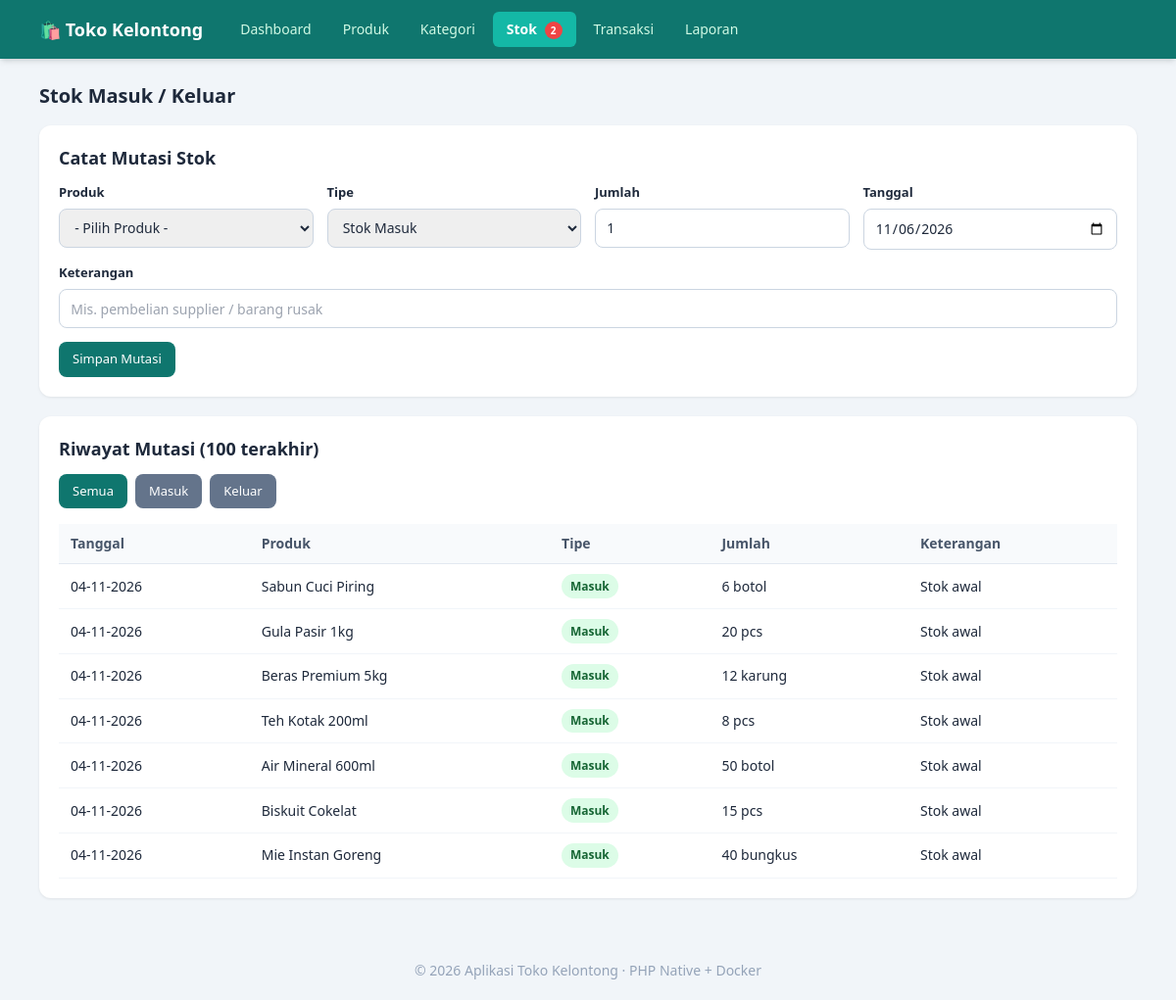
Before: /stok.php with the older database file.
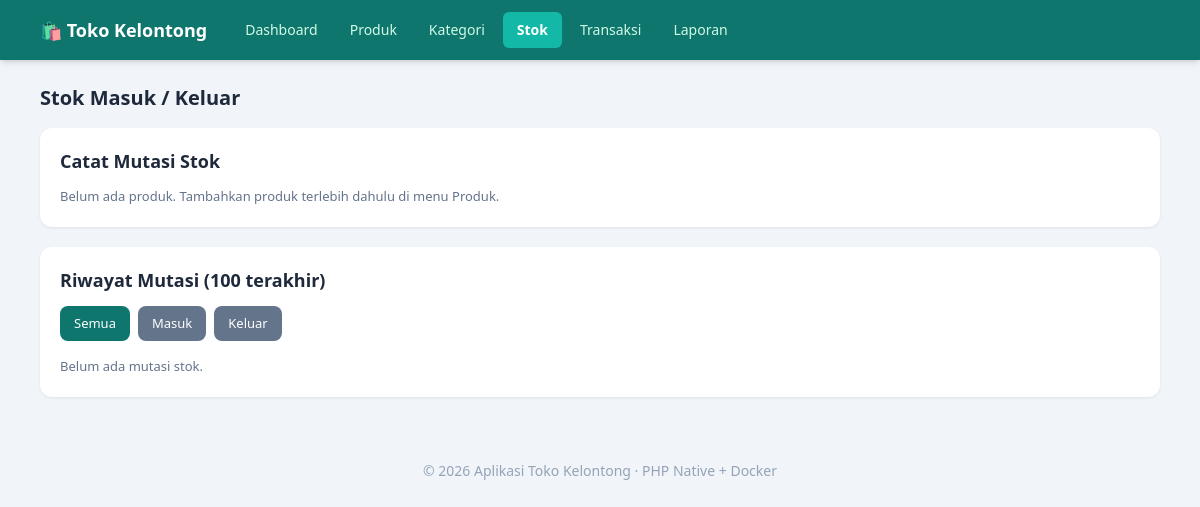
After: the same page with the newer database file.
### tables this page shows
CREATE TABLE stok_mutasi (
  id INT AUTO_INCREMENT PRIMARY KEY,
  produk_id INT NOT NULL,
  tipe ENUM('masuk','keluar') NOT NULL,
  jumlah INT NOT NULL,
  keterangan VARCHAR(255) NULL,
  tanggal DATE NOT NULL,
  created_at TIMESTAMP DEFAULT CURRENT_TIMESTAMP,
  CONSTRAINT fk_mutasi_produk FOREIGN KEY (produk_id) REFERENCES produk(id) ON DELETE CASCADE
);

CREATE TABLE produk (
  id INT AUTO_INCREMENT PRIMARY KEY,
  kode VARCHAR(50) NOT NULL UNIQUE,
  nama VARCHAR(150) NOT NULL,
  harga DECIMAL(12,2) NOT NULL DEFAULT 0,
  satuan VARCHAR(30) NOT NULL DEFAULT 'pcs',
  kategori_id INT NULL,
  stok INT NOT NULL DEFAULT 0,
  stok_minimum INT NOT NULL DEFAULT 5,
  created_at TIMESTAMP DEFAULT CURRENT_TIMESTAMP,
  CONSTRAINT fk_produk_kategori FOREIGN KEY (kategori_id) REFERENCES kategori(id) ON DELETE SET NULL
);

### config.php (called while the page is built, shortened)
<?php
function db(): PDO
{
    static $pdo = null;
    if ($pdo === null) {
        $dsn = 'mysql:host=' . DB_HOST . ';dbname=' . DB_NAME . ';charset=utf8mb4';
        try {
            $pdo = new PDO($dsn, DB_USER, DB_PASS, [
                PDO::ATTR_ERRMODE => PDO::ERRMODE_EXCEPTION,
                PDO::ATTR_DEFAULT_FETCH_MODE => PDO::FETCH_ASSOC,
                PDO::ATTR_EMULATE_PREPARES => false,
            ]);
        } catch (PDOException $e) {
            error_log('Koneksi database gagal: ' . $e->getMessage());
            http_response_code(500);
            die('Koneksi database gagal. Silakan hubungi administrator.');
        }
    }
    return $pdo;
}
function e($str): string
{
    return htmlspecialchars((string)$str, ENT_QUOTES, 'UTF-8');
}
function ambil_produk(?string $cari = null): array
{
    $sql = 'SELECT p.*, k.nama AS kategori_nama
            FROM produk p
            LEFT JOIN kategori k ON k.id = p.kategori_id';
    $sql .= ' ORDER BY p.nama';
    $stmt = db()->prepare($sql);
    $stmt->execute();
    return $stmt->fetchAll();
}
function produk_stok_menipis(): array
{
    return db()->query('SELECT p.*, k.nama AS kategori_nama
                        FROM produk p
                        LEFT JOIN kategori k ON k.id = p.kategori_id
                        WHERE p.stok <= p.stok_minimum
                        ORDER BY p.stok ASC')->fetchAll();
}

### stok.php (the view, shortened to what the changed rows need)
<?php
require_once __DIR__ . '/config.php';
$produkList = ambil_produk();
$filterTipe = $_GET['tipe'] ?? '';
$sql = 'SELECT m.*, p.nama AS produk_nama, p.satuan
        FROM stok_mutasi m
        JOIN produk p ON p.id = m.produk_id';
$params = [];
$sql .= ' ORDER BY m.tanggal DESC, m.id DESC LIMIT 100';
$stmt = db()->prepare($sql);
$stmt->execute($params);
$mutasi = $stmt->fetchAll();
require_once __DIR__ . '/header.php';
?>
<h2 class="text-xl font-bold mb-4">Stok Masuk / Keluar</h2>
<div class="card">
  <h2>Catat Mutasi Stok</h2>
  <?php if ($produkList): ?>
  <form method="post" action="stok.php">
    <div class="form-row">
      <div class="form-group">
        <label>Produk</label>
        <select name="produk_id" required>
          <option value="">- Pilih Produk -</option>
        </select>
      </div>
      <div class="form-group">
        <label>Tipe</label>
        <select name="tipe" required>
          <option value="masuk">Stok Masuk</option>
        </select>
      </div>
      <div class="form-group">
        <label>Jumlah</label>
        <input type="number" name="jumlah" min="1" required value="1">
      </div>
      <div class="form-group">
        <label>Tanggal</label>
        <input type="date" name="tanggal" value="<?= date('Y-m-d') ?>">
      </div>
    </div>
    <div class="form-group">
      <label>Keterangan</label>
      <input type="text" name="keterangan" placeholder="Mis. pembelian supplier / barang rusak">
    </div>
    <button class="btn" type="submit">Simpan Mutasi</button>
  </form>
  <?php else: ?>
  <p class="muted">Belum ada produk. Tambahkan produk terlebih dahulu di menu <a href="produk.php">Produk</a>.</p>
  <?php endif; ?>
</div>
<div class="card">
  <h2>Riwayat Mutasi (100 terakhir)</h2>
  <div class="flex flex-wrap gap-2 mb-4">
    <a class="btn <?= $filterTipe === '' ? '' : 'btn-secondary' ?>" href="stok.php">Semua</a>
    <a class="btn <?= $filterTipe === 'masuk' ? '' : 'btn-secondary' ?>" href="stok.php?tipe=masuk">Masuk</a>
    <a class="btn <?= $filterTipe === 'keluar' ? '' : 'btn-secondary' ?>" href="stok.php?tipe=keluar">Keluar</a>
  </div>
  <?php if ($mutasi): ?>
  <div class="overflow-x-auto">
  <table class="w-full border-collapse text-sm">
    <thead>
      <tr class="bg-slate-50 text-slate-600 text-left">
        <th class="px-3 py-2.5 border-b border-slate-200 font-semibold">Tanggal</th>
        <th class="px-3 py-2.5 border-b border-slate-200 font-semibold">Produk</th>
        <th class="px-3 py-2.5 border-b border-slate-200 font-semibold">Tipe</th>
        <th class="px-3 py-2.5 border-b border-slate-200 font-semibold">Jumlah</th>
        <th class="px-3 py-2.5 border-b border-slate-200 font-semibold">Keterangan</th>
      </tr>
    </thead>
    <tbody>
      <?php foreach ($mutasi as $m): ?>
      <tr class="hover:bg-slate-50">
        <td class="px-3 py-2.5 border-b border-slate-100"><?= e(date('d-m-Y', strtotime($m['tanggal']))) ?></td>
        <td class="px-3 py-2.5 border-b border-slate-100"><?= e($m['produk_nama']) ?></td>
        <td class="px-3 py-2.5 border-b border-slate-100">
          <?php if ($m['tipe'] === 'masuk'): ?>
            <span class="badge badge-ok">Masuk</span>
          <?php else: ?>
            <span class="badge badge-low">Keluar</span>
          <?php endif; ?>
        </td>
        <td class="px-3 py-2.5 border-b border-slate-100"><?= (int)$m['jumlah'] ?> <?= e($m['satuan']) ?></td>
        <td class="px-3 py-2.5 border-b border-slate-100"><?= e($m['keterangan'] ?? '-') ?></td>
      </tr>
      <?php endforeach; ?>
    </tbody>
  </table>
  </div>
  <?php else: ?>
  <p class="muted">Belum ada mutasi stok.</p>
  <?php endif; ?>
</div>
<?php require_once __DIR__ . '/footer.php'; ?>

### header.php (shortened to what the changed rows need)
<?php
$halaman = basename($_SERVER['PHP_SELF']);
$menu = [
    'index.php'     => 'Dashboard',
    'produk.php'    => 'Produk',
    'kategori.php'  => 'Kategori',
    'stok.php'      => 'Stok',
    'transaksi.php' => 'Transaksi',
    'laporan.php'   => 'Laporan',
];
$stokMenipisJumlah = 0;
try {
    $stokMenipisJumlah = count(produk_stok_menipis());
} catch (Throwable $ex) {
    $stokMenipisJumlah = 0;
}
?>
<!DOCTYPE html>
<html lang="id">
<head>
<script src="https://cdn.tailwindcss.com"></script>
</head>
<body class="bg-slate-100 text-slate-800 antialiased">
<header class="bg-brand text-white shadow-md">
  <div class="max-w-6xl mx-auto px-4 py-3 flex flex-wrap items-center gap-x-6 gap-y-3">
    <h1 class="text-lg font-bold flex items-center gap-2 whitespace-nowrap">&#128717; Toko Kelontong</h1>
    <nav class="flex flex-wrap items-center gap-1">
      <?php foreach ($menu as $file => $label): ?>
        <?php $aktif = $halaman === $file; ?>
        <a href="<?= e($file) ?>"
           class="px-3.5 py-2 rounded-md text-sm transition-colors relative <?= $aktif ? 'bg-brand-light text-white font-semibold' : 'text-emerald-100 hover:bg-brand-dark hover:text-white' ?>">
          <?= e($label) ?>
          <?php if ($file === 'stok.php' && $stokMenipisJumlah > 0): ?>
            <span class="ml-1 inline-flex items-center justify-center min-w-[18px] h-[18px] px-1 rounded-full bg-red-500 text-white text-[10px] font-bold align-middle"><?= $stokMenipisJumlah ?></span>
          <?php endif; ?>
        </a>
      <?php endforeach; ?>
    </nav>
  </div>
</header>
<main class="max-w-6xl mx-auto px-4 py-6">

Changed rows visible on the page:
removed stok_mutasi: tanggal "04-11-2026", produk.nama "Sabun Cuci Piring", tipe "Masuk", jumlah "6", produk.satuan "botol", keterangan "Stok awal"
removed stok_mutasi: tanggal "04-11-2026", produk.nama "Gula Pasir 1kg", tipe "Masuk", jumlah "20", produk.satuan "pcs", keterangan "Stok awal"
removed stok_mutasi: tanggal "04-11-2026", produk.nama "Beras Premium 5kg", tipe "Masuk", jumlah "12", produk.satuan "karung", keterangan "Stok awal"
removed stok_mutasi: tanggal "04-11-2026", produk.nama "Teh Kotak 200ml", tipe "Masuk", jumlah "8", produk.satuan "pcs", keterangan "Stok awal"
removed stok_mutasi: tanggal "04-11-2026", produk.nama "Air Mineral 600ml", tipe "Masuk", jumlah "50", produk.satuan "botol", keterangan "Stok awal"
removed stok_mutasi: tanggal "04-11-2026", produk.nama "Biskuit Cokelat", tipe "Masuk", jumlah "15", produk.satuan "pcs", keterangan "Stok awal"
removed stok_mutasi: tanggal "04-11-2026", produk.nama "Mie Instan Goreng", tipe "Masuk", jumlah "40", produk.satuan "bungkus", keterangan "Stok awal"
Other visible differences:
form field produk_id: "- Pilih Produk -" → (not shown)
form field tipe: "Stok Masuk" → (not shown)
form field jumlah: "1" → (not shown)
form field tanggal: "11/06/2026" → (not shown)
text no longer shown: "Tipe Jumlah Tanggal Keterangan Simpan Mutasi Tanggal Tipe Jumlah Keterangan"
text now shown: "Belum ada produk. Tambahkan produk terlebih dahulu di menu . Belum ada mutasi stok."
list line gone: "2"
